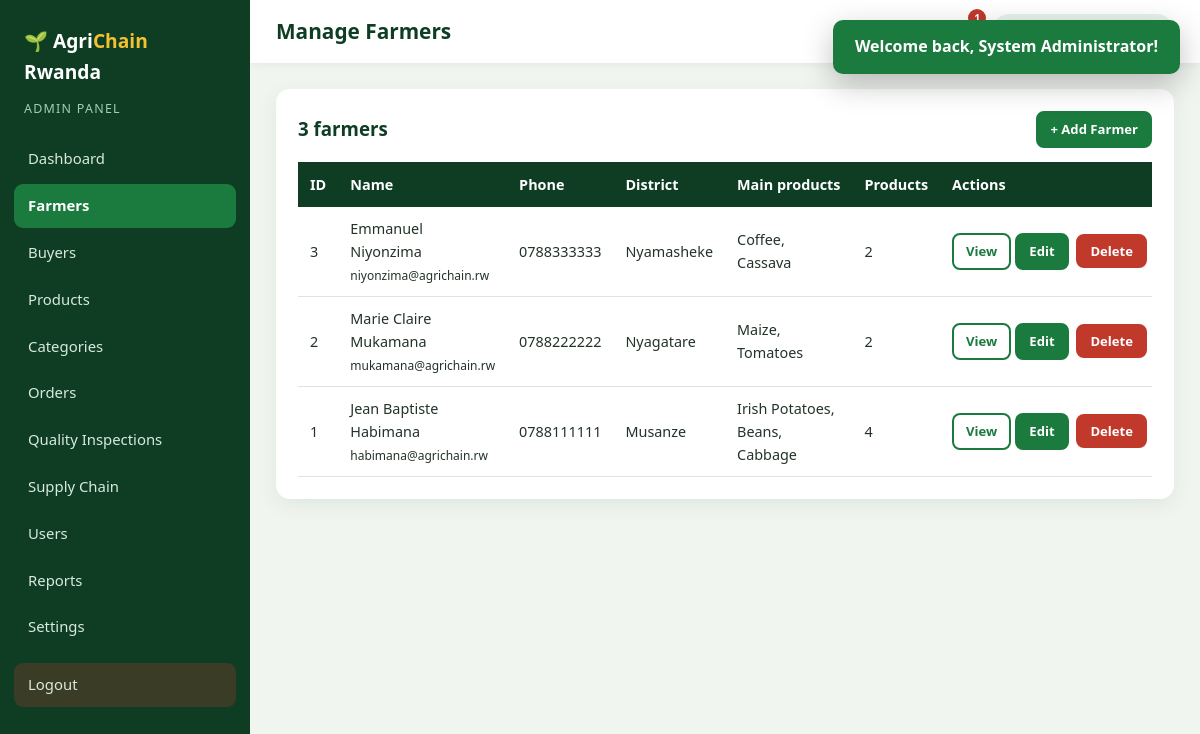
The app's page /admin/farmers.php (signed in) with its own data.
### tables this page shows
CREATE TABLE farmers (
    id INT AUTO_INCREMENT PRIMARY KEY,
    user_id INT NOT NULL UNIQUE,
    location_id INT NOT NULL,
    farm_location VARCHAR(150) NOT NULL,
    main_products VARCHAR(200) NOT NULL,
    farm_size_ha DECIMAL(8,2) NOT NULL DEFAULT 0.00,
    created_at TIMESTAMP NOT NULL DEFAULT CURRENT_TIMESTAMP,
    FOREIGN KEY (user_id) REFERENCES users(id) ON DELETE CASCADE,
    FOREIGN KEY (location_id) REFERENCES locations(id)
);

CREATE TABLE users (
    id INT AUTO_INCREMENT PRIMARY KEY,
    full_name VARCHAR(120) NOT NULL,
    email VARCHAR(120) NOT NULL UNIQUE,
    phone VARCHAR(20) NOT NULL,
    password VARCHAR(255) NOT NULL,
    role ENUM('admin','farmer','buyer','inspector') NOT NULL,
    status ENUM('active','inactive') NOT NULL DEFAULT 'active',
    created_at TIMESTAMP NOT NULL DEFAULT CURRENT_TIMESTAMP
);

CREATE TABLE locations (
    id INT AUTO_INCREMENT PRIMARY KEY,
    province VARCHAR(50) NOT NULL,
    district VARCHAR(80) NOT NULL,
    sector   VARCHAR(80) NOT NULL,
    UNIQUE KEY unique_location (district, sector)
);

### includes/functions.php (called while the page is built, shortened)
<?php
function db_all($sql, $types = '', $params = []) {
    global $conn;
    $st = $conn->prepare($sql);
    if ($types !== '') { $st->bind_param($types, ...$params); }
    $st->execute();
    $res = $st->get_result();
    return $res ? $res->fetch_all(MYSQLI_ASSOC) : [];
}
function e($v) { return htmlspecialchars((string)$v, ENT_QUOTES, 'UTF-8'); }

### admin/farmers.php (the view, shortened to what this page needs)
<?php
$farmers = db_all("SELECT f.*, u.full_name, u.email, u.phone, l.district, (SELECT COUNT(*) FROM products p WHERE p.farmer_id=f.id) AS total_products
                   FROM farmers f JOIN users u ON f.user_id=u.id JOIN locations l ON f.location_id=l.id ORDER BY f.id DESC");
require_once __DIR__ . '/../includes/dash_header.php';
?>
<div class="panel"><div class="panel-head"><h3><?= count($farmers) ?> farmers</h3><a href="?add=1" class="btn btn-sm">+ Add Farmer</a></div>
<div class="table-wrap"><table class="table"><thead><tr><th>ID</th><th>Name</th><th>Phone</th><th>District</th><th>Main products</th><th>Products</th><th>Actions</th></tr></thead><tbody>
<?php foreach ($farmers as $f): ?><tr><td><?= $f['id'] ?></td><td><?= e($f['full_name']) ?><br><small><?= e($f['email']) ?></small></td><td><?= e($f['phone']) ?></td><td><?= e($f['district']) ?></td><td><?= e($f['main_products']) ?></td><td><?= $f['total_products'] ?></td>
<td class="actions"><a class="btn btn-sm btn-outline" href="?view=<?= $f['id'] ?>">View</a><a class="btn btn-sm" href="?edit=<?= $f['id'] ?>">Edit</a>
<form method="post" class="inline"><button class="btn btn-sm btn-danger" data-confirm="Delete this farmer?">Delete</button></form></td></tr><?php endforeach; ?>
</tbody></table></div></div>
<?php require_once __DIR__ . '/../includes/dash_footer.php'; ?>

### css/style.css (style rules this page uses)
:root { --green:#1b7a3d; --green-dark:#0f3d24; --green-mid:#2f9e57; --green-light:#e6f3ea; --gold:#f2c230; --blue:#1d6fb8; --bg:#f6f8f3; --white:#fff; --text:#233328; --muted:#6a7a6f; --border:#dde6dc; --danger:#c0392b; --radius:14px; --shadow:0 6px 20px rgba(15,61,36,.08); }
* { box-sizing:border-box;margin:0;padding:0 }
html { scroll-behavior:smooth }
body { font-family:'Segoe UI',system-ui,-apple-system,Roboto,Arial,sans-serif;background:var(--bg);color:var(--text);line-height:1.6 }
a { color:var(--green);text-decoration:none }
h1,h2,h3,h4 { line-height:1.25;color:var(--green-dark) }
.btn { display:inline-block;background:var(--green);color:#fff;border:2px solid var(--green);padding:10px 20px;border-radius:10px;font-weight:600;font-size:.95rem;cursor:pointer;transition:.2s;text-align:center;font-family:inherit }
.btn-sm { padding:6px 12px;font-size:.82rem;border-radius:8px }
.btn-outline { background:transparent;color:var(--green) }
.btn-danger { background:var(--danger);border-color:var(--danger) }
.table-wrap { overflow-x:auto }
.table { width:100%;border-collapse:collapse;background:#fff;font-size:.9rem }
.table th { background:var(--green-dark);color:#fff;text-align:left;padding:11px 12px;font-weight:600;white-space:nowrap }
.table td { padding:10px 12px;border-bottom:1px solid var(--border);vertical-align:middle }
.actions { white-space:nowrap }
.actions .btn,.actions form { margin-right:4px }
form.inline { display:inline }
.dash-body { display:flex;min-height:100vh;background:#f1f5f0 }
.panel { background:#fff;border-radius:var(--radius);padding:22px;box-shadow:var(--shadow);margin-bottom:20px }
.panel-head { display:flex;justify-content:space-between;align-items:center;margin-bottom:14px;gap:10px;flex-wrap:wrap }
.panel h3 { margin-bottom:10px }
.panel-head h3 { margin:0 }

### records on screen
farmers: id "3", user.full_name "Emmanuel Niyonzima", user.email "niyonzima@agrichain.rw", user.phone "0788333333", location.district "Nyamasheke", main_products "Coffee, Cassava", total_products "2"
farmers: id "2", user.full_name "Marie Claire Mukamana", user.email "mukamana@agrichain.rw", user.phone "0788222222", location.district "Nyagatare", main_products "Maize, Tomatoes", total_products "2"
farmers: id "1", user.full_name "Jean Baptiste Habimana", user.email "habimana@agrichain.rw", user.phone "0788111111", location.district "Musanze", main_products "Irish Potatoes, Beans, Cabbage", total_products "4"

### other values on screen
$role "ADMIN"
$m[0] "Dashboard"
$m[0] "Farmers"
$m[0] "Buyers"
$m[0] "Products"
$m[0] "Categories"
$m[0] "Orders"
$m[0] "Quality Inspections"
$m[0] "Supply Chain"
$m[0] "Users"
$m[0] "Reports"
$m[0] "Settings"
$page_title "Manage Farmers"
$n "1"
count($farmers) "3"
